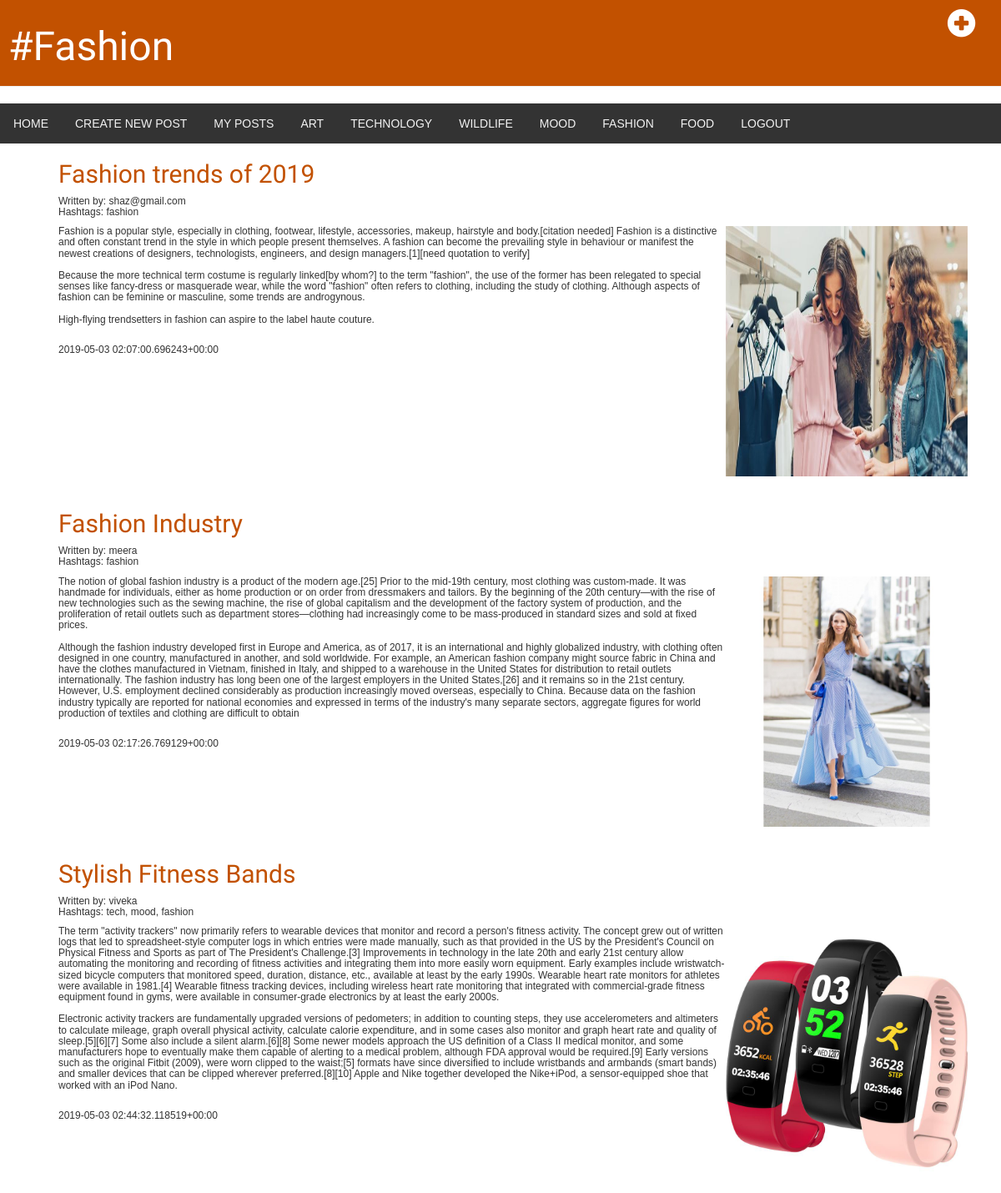
Page /fashion/ on the committed database.
### post/models.py (models this page shows, shortened)
class Post(models.Model):
    user= models.ForeignKey(User, on_delete=models.CASCADE)
    title = models.CharField(max_length=200)
    text = models.TextField()
    date = models.DateTimeField(default=timezone.now)
    image = models.ImageField(upload_to='images/')
    hname = MultiSelectField(choices = HASHTAG_CHOICES)

### post/views.py (the view)
# urls.py: path('fashion/', views.hashtag_fashion, name='hashtag_fashion'),
def hashtag_fashion(request):
    posts = Post.objects.filter(hname__contains="fashion")
    return render(request, 'hashtag/fashion.html', {'posts': posts})

### post/templates/hashtag/fashion.html (shortened to what this page needs)
{% load static %}
<html>
    <head>
        <link rel="stylesheet" href="//maxcdn.bootstrapcdn.com/bootstrap/3.2.0/css/bootstrap.min.css">
        <link rel="stylesheet" href="//maxcdn.bootstrapcdn.com/bootstrap/3.2.0/css/bootstrap-theme.min.css">
        <link rel="stylesheet" href="{% static 'css/art.css' %}">
    </head>
    <body>
<div class="page-header">
  <a href="{% url 'post_new' %}" class="top-menu"><span class="glyphicon glyphicon-plus-sign"></span</a>
    <h1><a href={% url 'hashtag_list' %}">#Fashion</a></h1>
</div>
<div class="topnav">
      <a href="{% url 'hashtag_list' %}">HOME</a>
      <a href="{% url 'post_new' %}">CREATE NEW POST</a>
      <a href="{% url 'my_post' %}">MY POSTS</a>
      <a href="{% url 'hashtag_art' %}">ART</a>
      <a href="{% url 'hashtag_tech' %}">TECHNOLOGY</a>
      <a href="{% url 'hashtag_wildlife' %}">WILDLIFE</a>
      <a href="{% url 'hashtag_mood' %}">MOOD</a>
      <a href="{% url 'hashtag_fashion' %}">FASHION</a>
      <a href="{% url 'hashtag_food' %}">FOOD</a>
      <div class="text-align: right"><a href="{% url 'home' %}">LOGOUT</a></div>
    </div>
          {% for post in posts %}
              <div class="container">
                <div class="content" >
                  <h2><a>{{ post.title }}</a></h2>
                <h6>  Written by: {{ post.user }} </<h6>
                  <p>Hashtags: {{ post.hname|linebreaksbr }}</p>
                  <img src="{{ post.image.url }}" width="500px"/>
                  <p>{{ post.text|linebreaksbr }}</p>
                  <br>
                  <p>{{ post.date|linebreaksbr }}</p>
                    </div>
                    <br>
              </div>
              <br>
          {% endfor %}
    </body>
</html>

### post/static/css/art.css (style rules this page uses)
body { margin-left: 10px; }
h1 a, h2 a { color: #C25100; font-family: 'Lobster', cursive; }
.page-header { background-color: #C25100; margin-top: 0; padding:10px 10px 10px 10px; }
img { float: right; height: 300px; width: 300px; padding-right: 10px; position: relative; }
.page-header h1, .page-header h1 a, .page-header h1 a:visited, .page-header h1 a:active { color: #ffffff; font-size: 36pt; font-family: 'Lobster', cursive; }
.container { margin: auto; }
.content { margin-left: 40px; position: relative; }
h1, h2, h3, h4, h5 { font-family: 'Lobster', cursive; }
.top-menu, .top-menu:hover, .top-menu:visited { color: #ffffff; float: right; font-size: 26pt; margin-right: 20px; }
.topnav { overflow: hidden; background-color: #333; }
.topnav a { float: left; display: block; color: #f2f2f2; text-align: center; padding: 14px 16px; text-decoration: none; }
* { box-sizing: border-box; }
body { margin: 0; font-family: Arial, Helvetica, sans-serif; }

### rows in the picture
Post: title "Fashion trends of 2019", user "shaz@gmail.com", hname "fashion", image (picture), text "Fashion is a popular style, especially in clothing, footwear, lifestyle, accessories, makeup, hairstyle and body.[citation needed] Fashion is a distinctive and often constant trend in the style in which people present themselves. A fashion can become the prevailing style in behaviour or manifest the newest creations of designers, technologists, engineers, and design managers.[1][need quotation to verify] Because the more technical term costume is regularly linked[by whom?] to the term \"fashion\", the use of the former has been relegated to special senses like fancy-dress or masquerade wear, while the word \"fashion\" often refers to clothing, including the study of clothing. Although aspects…", date "2019-05-03 02:07:00.696243+00:00"
Post: title "Fashion Industry", user "meera", hname "fashion", image (picture), text "The notion of global fashion industry is a product of the modern age.[25] Prior to the mid-19th century, most clothing was custom-made. It was handmade for individuals, either as home production or on order from dressmakers and tailors. By the beginning of the 20th century—with the rise of new technologies such as the sewing machine, the rise of global capitalism and the development of the factory system of production, and the proliferation of retail outlets such as department stores—clothing had increasingly come to be mass-produced in standard sizes and sold at fixed prices. Although the fashion industry developed first in Europe and America, as of 2017, it is an international and highly…", date "2019-05-03 02:17:26.769129+00:00"
Post: title "Stylish Fitness Bands", user "viveka", hname "tech, mood, fashion", image (picture), text "The term \"activity trackers\" now primarily refers to wearable devices that monitor and record a person's fitness activity. The concept grew out of written logs that led to spreadsheet-style computer logs in which entries were made manually, such as that provided in the US by the President's Council on Physical Fitness and Sports as part of The President's Challenge.[3] Improvements in technology in the late 20th and early 21st century allow automating the monitoring and recording of fitness activities and integrating them into more easily worn equipment. Early examples include wristwatch-sized bicycle computers that monitored speed, duration, distance, etc., available at least by the early…", date "2019-05-03 02:44:32.118519+00:00"
